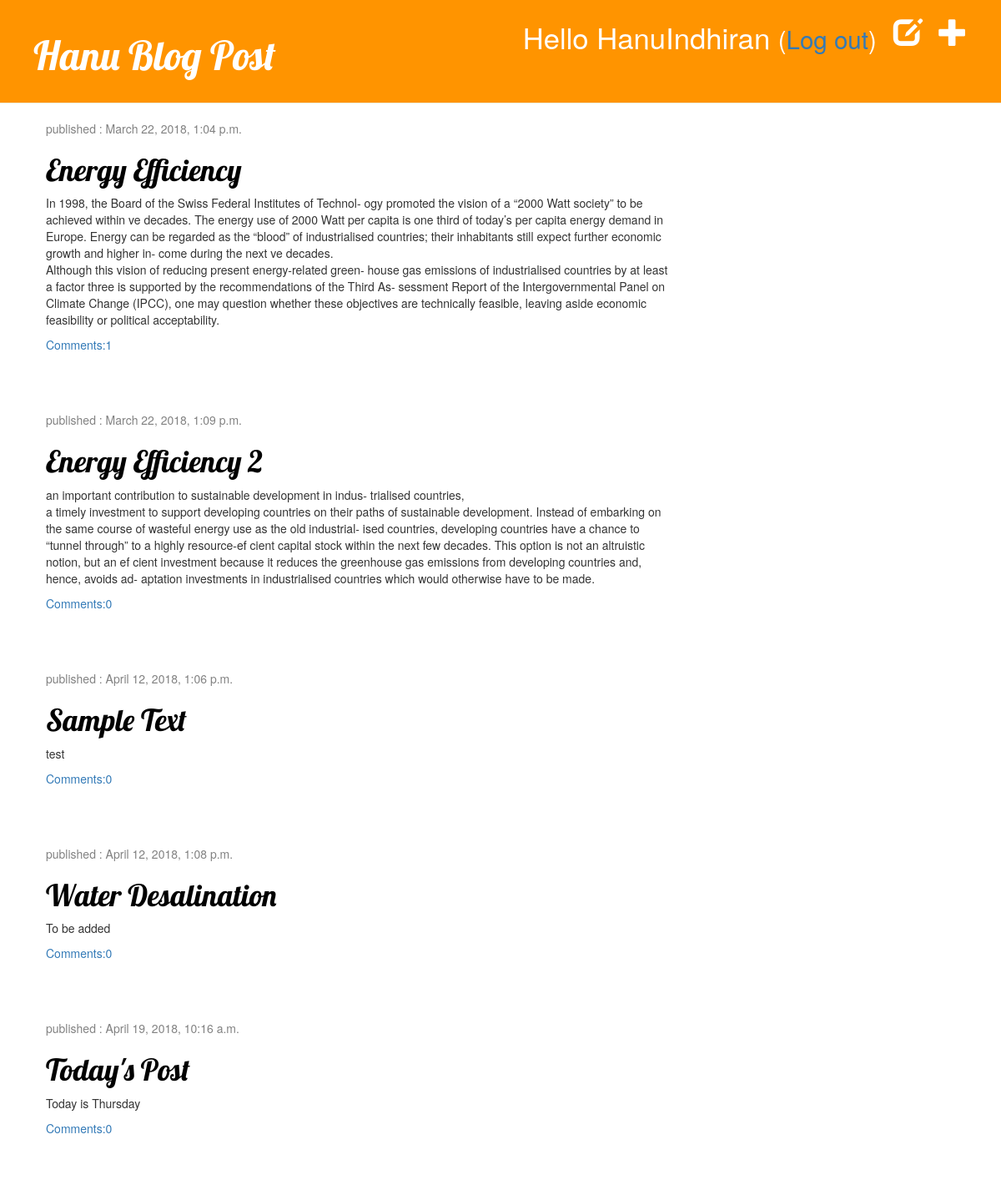
The app's page / (signed in) with its own data.
### blog/models.py (models this page shows, shortened)
class Post(models.Model):
    author = models.ForeignKey('auth.User', on_delete=models.CASCADE)
    title = models.CharField(max_length=200)
    text = models.TextField()
    created_date = models.DateTimeField(default=timezone.now)
    published_date = models.DateTimeField(blank=True, null=True)
    def approved_comments(self):
        return self.comments.filter(approved_comment=True)

### blog/views.py (the view)
# urls.py: urlpatterns = [ url(r'^$',views.post_list, name = 'post_list'),
def post_list(request):
    posts = Post.objects.all()
    return render(request, 'blog/post_list.html',{'posts':posts}) #request: anything from user / blog/post_list.html: template page /posts : to fill in the template with data

### blog/templates/blog/post_list.html
{% extends 'blog/base.html' %}
{% block content %}
        {% for post in posts %}
                <div class="post">
                     <div class="date">
                            <p>published : {{post.created_date}}</p>
                      </div>
                     <h1><a href="{% url 'post_detail' pk=post.pk %}">{{ post.title }}</a></h1>
                     <p>{{ post.text|linebreaksbr}}</p>
                     <a href="{% url 'post_detail' pk=post.pk %}">Comments:{{ post.approved_comments.count }}</a>
                </div>
       {% endfor %}
{% endblock %}

### blog/templates/blog/base.html (shortened to what this page needs)
{% load staticfiles %}
<html>
    <head>
        <link rel="stylesheet" href="//maxcdn.bootstrapcdn.com/bootstrap/3.2.0/css/bootstrap.min.css">
            <link rel="stylesheet" href="//maxcdn.bootstrapcdn.com/bootstrap/3.2.0/css/bootstrap-theme.min.css">
                    <link rel="stylesheet" href="{% static 'css/blog.css' %}">
                        </head>
    <body>
        <div class="page-header">
            {% if user.is_authenticated %}
                <a href="{% url 'post_new' %}" class="top-menu"><span class="glyphicon glyphicon-plus"></span></a>
                <a href="{% url 'post_draft_list' %}" class="top-menu"><span class="glyphicon glyphicon-edit"></span></a>
                <p class="top-menu">Hello {{ user.username }} <small>(<a href="{% url 'logout' %}">Log out</a>)</small></p>
            {% else %}
                <a href="{% url 'login' %}" class="top-menu"><span class="glyphicon glyphicon-lock"></span></a>
            {% endif %}
            <h1><a href="/https://djangogirls.org">Hanu Blog Post</a></h1>
        </div>
        <div class="content container">
            <div class="row">
                <div class="col-md-8">
                    {% block content %}
                    {% endblock %}
                </div>
            </div>
        </div>
    </body>
</html>

### blog/Static/css/blog.css (style rules this page uses)
.page-header { background-color: #ff9400; margin-top: 0; padding: 20px 20px 20px 40px; }
.page-header h1, .page-header h1 a, .page-header h1 a:visited, .page-header h1 a:active { color: #ffffff; font-size: 36pt; text-decoration: none; }
.content { margin-left: 40px; }
h1, h2, h3, h4 { font-family: 'Lobster', cursive; }
.date { color: #828282; }
.top-menu, .top-menu:hover, .top-menu:visited { color: #ffffff; float: right; font-size: 26pt; margin-right: 20px; }
.post { margin-bottom: 70px; }
.post h1 a, .post h1 a:visited { color: #000000; }

### records on screen
Post: created_date "March 22, 2018, 1:04 p.m.", title "Energy Efficiency", text "In 1998, the Board of the Swiss Federal Institutes of Technol- ogy promoted the vision of a “2000 Watt society” to be achieved within ve decades. The energy use of 2000 Watt per capita is one third of today’s per capita energy demand in Europe. Energy can be regarded as the “blood” of industrialised countries; their inhabitants still expect further economic growth and higher in- come during the next ve decades. Although this vision of reducing present energy-related green- house gas emissions of industrialised countries by at least a factor three is supported by the recommendations of the Third As- sessment Report of the Intergovernmental Panel on Climate Change (IPCC), one may question…", approved_comments.count "1"
Post: created_date "March 22, 2018, 1:09 p.m.", title "Energy Efficiency 2", text "an important contribution to sustainable development in indus- trialised countries, a timely investment to support developing countries on their paths of sustainable development. Instead of embarking on the same course of wasteful energy use as the old industrial- ised countries, developing countries have a chance to “tunnel through” to a highly resource-ef cient capital stock within the next few decades. This option is not an altruistic notion, but an ef cient investment because it reduces the greenhouse gas emissions from developing countries and, hence, avoids ad- aptation investments in industrialised countries which would otherwise have to be made.", approved_comments.count "0"
Post: created_date "April 12, 2018, 1:06 p.m.", title "Sample Text", text "test", approved_comments.count "0"
Post: created_date "April 12, 2018, 1:08 p.m.", title "Water Desalination", text "To be added", approved_comments.count "0"
Post: created_date "April 19, 2018, 10:16 a.m.", title "Today's Post", text "Today is Thursday", approved_comments.count "0"

### other values on screen
{{ user.username }} "HanuIndhiran"
